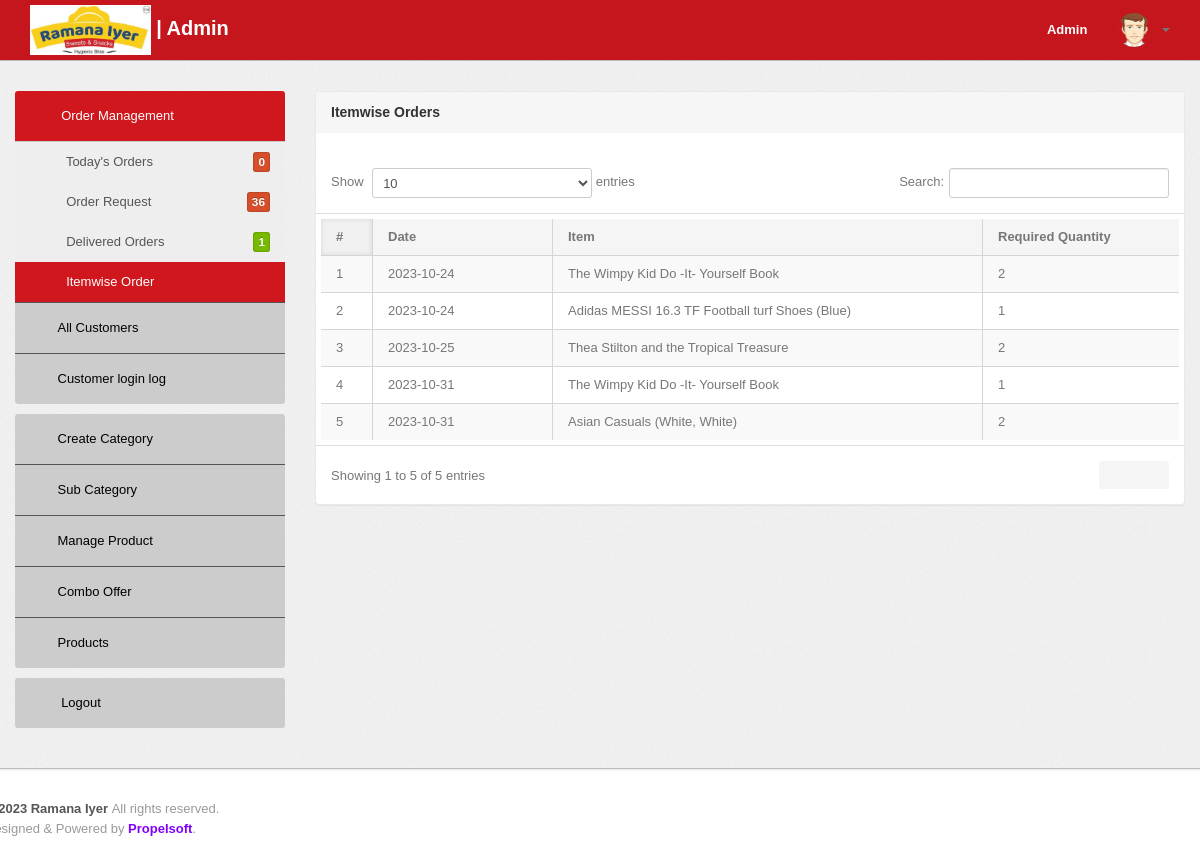
Page /admin/itemwise.php (signed in) on the committed database.
### tables this page shows
CREATE TABLE `orders` (
  `id` int(11) NOT NULL,
  `userId` int(11) DEFAULT NULL,
  `productId` varchar(255) DEFAULT NULL,
  `quantity` int(11) DEFAULT NULL,
  `orderDate` timestamp NOT NULL DEFAULT current_timestamp(),
  `paymentMethod` varchar(50) DEFAULT NULL,
  `orderStatus` varchar(55) DEFAULT NULL,
  `receiptNo` varchar(50) DEFAULT NULL,
  `paymentId` varchar(50) DEFAULT NULL,
  `price` varchar(50) DEFAULT NULL,
  `dtSupply` datetime DEFAULT NULL,
  `remarks` longtext DEFAULT NULL
);

CREATE TABLE `products` (
  `id` int(11) NOT NULL,
  `category` int(11) NOT NULL,
  `subCategory` int(11) DEFAULT NULL,
  `productName` varchar(255) DEFAULT NULL,
  `productCompany` varchar(255) DEFAULT NULL,
  `productPrice` int(11) DEFAULT NULL,
  `productPriceBeforeDiscount` int(11) DEFAULT NULL,
  `productDescription` longtext DEFAULT NULL,
  `productImage1` varchar(255) DEFAULT NULL,
  `productImage2` varchar(255) DEFAULT NULL,
  `productImage3` varchar(255) DEFAULT NULL,
  `shippingCharge` int(11) DEFAULT NULL,
  `productAvailability` varchar(255) DEFAULT NULL,
  `postingDate` timestamp NULL DEFAULT current_timestamp(),
  `updationDate` varchar(255) DEFAULT NULL,
  `productRating` int(1) DEFAULT 1,
  `prod_avail` varchar(25) DEFAULT NULL,
  `allow_ao` smallint(6) DEFAULT 0
);

### admin/itemwise.php (the view, shortened to what this page needs)
<?php
include('include/config.php');
if (strlen($_SESSION['alogin']) == 0) {
	header('location:index.php');
} else {
	?>
	<!DOCTYPE html>
	<html lang="en">
	<head>
		<link type="text/css" href="bootstrap/css/bootstrap.min.css" rel="stylesheet">
		<link type="text/css" href="bootstrap/css/bootstrap-responsive.min.css" rel="stylesheet">
		<link type="text/css" href="css/theme.css" rel="stylesheet">
		<link type="text/css" href="images/icons/css/font-awesome.css" rel="stylesheet">
		<link type="text/css" href='css/opensans.css' rel='stylesheet'>
	</head>
	<body>
		<?php include('include/header.php'); ?>
		<div class="wrapper">
			<div class="container">
				<div class="row">
					<?php
					include('include/sidebar.php'); ?>
					<div class="span9">
						<div class="content">
							<div class="module">
								<div class="module-head">
									<h3>Itemwise Orders</h3>
								</div>
								<div class="module-body table">
									<br />
									<table cellpadding="0" cellspacing="0" border="0"
										class="datatable-1 table table-bordered table-striped	 display table-responsive"
										style="width:100%;padding:5px;">
										<thead>
											<tr>
												<th>#</th>
												<th>Date</th>
												<th>Item</th>
												<th>Required Quantity</th>
											</tr>
										</thead>
										<tbody>
											<?php
											$cnt = 1;
                                            $query = mysqli_query($con, "SELECT DISTINCT DATE_FORMAT(dtSupply, '%Y-%m-%d') AS dtSupply FROM orders WHERE dtSupply IS NOT NULL AND paymentMethod IS NOT NULL AND (orderStatus!='Delivered' OR orderStatus IS NULL) ORDER BY (dtSupply) ASC");
											while ($row = mysqli_fetch_array($query)) {
                                                $query1 = mysqli_query($con, "SELECT SUM(orders.quantity) AS quanSum,products.productName AS productname,orders.quantity AS quantity,orders.dtSupply AS dtSupply,orders.id AS id  FROM orders JOIN users ON  orders.userId=users.id JOIN products ON products.id=orders.productId AND dtSupply IS NOT NULL AND paymentMethod IS NOT NULL AND (orderStatus!='Delivered' OR orderStatus IS NULL) AND orders.dtSupply LIKE '%".$row['dtSupply']."%' GROUP BY orders.productId");
                                                while ($row1 = mysqli_fetch_array($query1)) {
                                                    ?>
                                                    <tr>
                                                        <td>
                                                            <?php echo htmlentities($cnt); ?>
                                                        </td>
                                                        <td class="wrap_td_100">
                                                            <?php echo htmlentities(date('Y-m-d', strtotime($row1['dtSupply']))); ?>
                                                        </td>
                                                        <td class="wrap_td_100">
                                                            <?php echo htmlentities($row1['productname']); ?>
                                                        </td>
                                                        <td class="wrap_td_100">
                                                            <?php echo htmlentities($row1['quanSum']); ?>
                                                        </td>
                                                    </tr>
                                                    <?php $cnt++;
                                                }
                                            } ?>
										</tbody>
									</table>
								</div>
							</div>
						</div>
					</div>
				</div>
			</div>
		</div>
		<?php include('include/footer.php'); ?>
	</body>
<?php } ?>

### rows in the picture
orders: dtSupply "2023-10-24", productId.productName "The Wimpy Kid Do -It- Yourself Book", quanSum "2"
orders: dtSupply "2023-10-24", productId.productName "Adidas MESSI 16.3 TF Football turf Shoes (Blue)", quanSum "1"
orders: dtSupply "2023-10-25", productId.productName "Thea Stilton and the Tropical Treasure", quanSum "2"
orders: dtSupply "2023-10-31", productId.productName "The Wimpy Kid Do -It- Yourself Book", quanSum "1"
orders: dtSupply "2023-10-31", productId.productName "Asian Casuals (White, White)", quanSum "2"

### other values in the picture
$num_rows1 "0"
$num "36"
$num1 "1"
